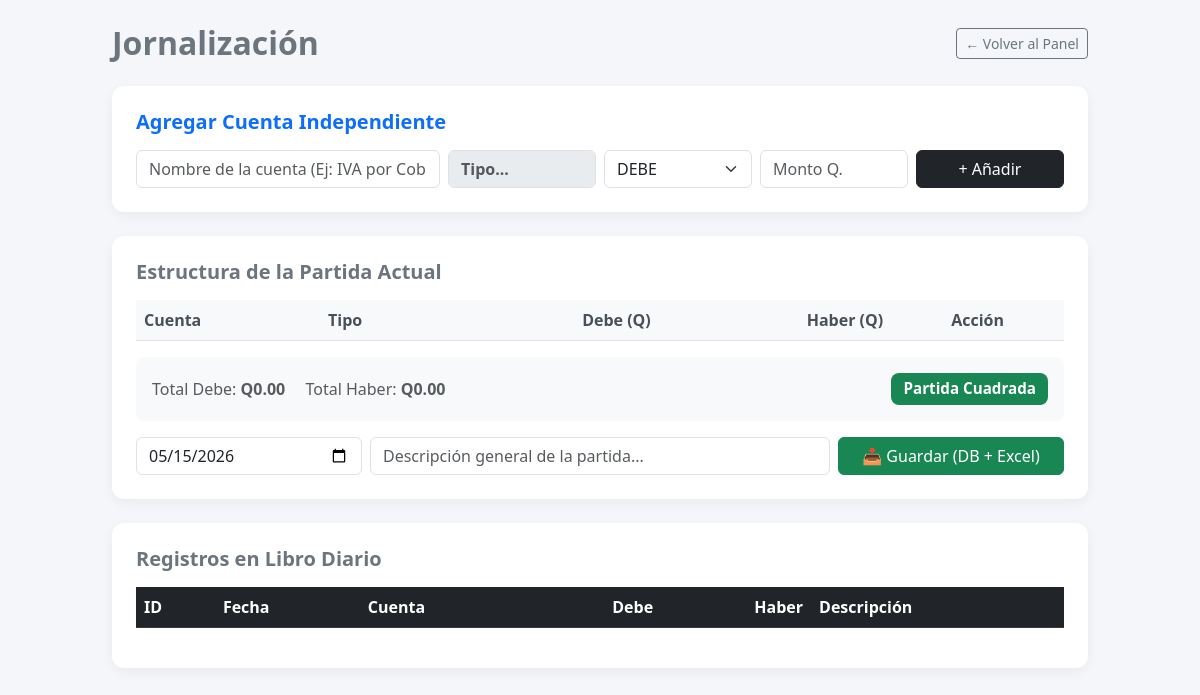
Before: /jornalizacion (signed in) with the older database file.
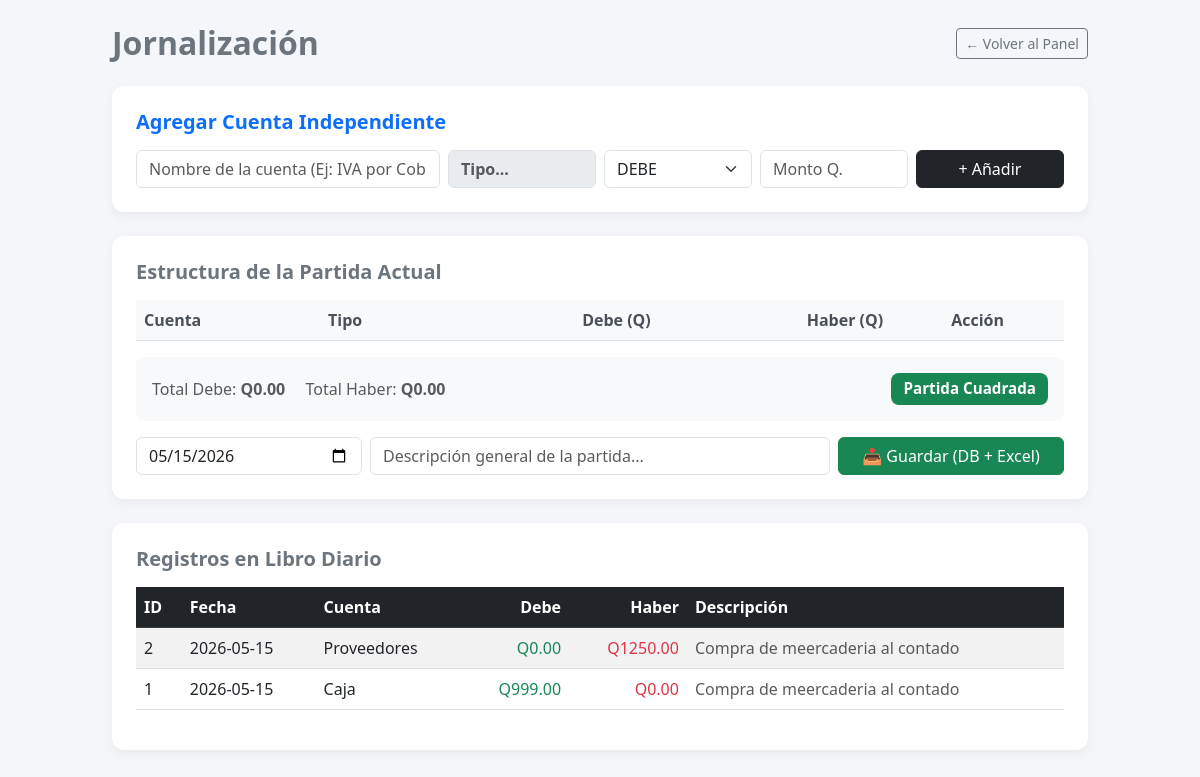
After: the same page with the newer database file.
### tables this page shows
CREATE TABLE jornalizacion (
        id INTEGER PRIMARY KEY AUTOINCREMENT,
        fecha TEXT,
        cuenta TEXT,
        debe REAL,
        haber REAL,
        descripcion TEXT
    );

### app.py (the view, shortened to what this page needs)
@app.route("/jornalizacion", methods=["GET", "POST"])
def jornalizacion():
    if "user" not in session: return redirect("/")
    conn = conectar()
    cursor = conn.cursor()
    cursor.execute("SELECT * FROM jornalizacion ORDER BY id DESC")
    filas_raw = cursor.fetchall()
    conn.close()
    datos = []
    for fila in filas_raw:
        id_reg = fila[0]
        fecha = fila[1]
        cuenta = fila[2] or ""
        debe = fila[3]
        haber = fila[4]
        descripcion = fila[5] or ""
        try:
            cuenta_limpia = cuenta.encode('latin1').decode('utf-8')
        except:
            try:
                cuenta_limpia = cuenta.encode('raw_unicode_escape').decode('utf-8')
            except:
                cuenta_limpia = cuenta
        try:
            desc_limpia = descripcion.encode('latin1').decode('utf-8')
        except:
            try:
                desc_limpia = descripcion.encode('raw_unicode_escape').decode('utf-8')
            except:
                desc_limpia = descripcion
        datos.append([id_reg, fecha, cuenta_limpia, debe, haber, desc_limpia])
    cuentas_para_lista = obtener_datos_csv()
    nombres_cuentas = [c['nombre'] for c in cuentas_para_lista] if cuentas_para_lista else []
    return render_template("jornalizacion.html", datos=datos, lista_nombres=nombres_cuentas)

### app.py (called while the page is built)
def conectar():
    conn = sqlite3.connect("database.db")
    conn.row_factory = sqlite3.Row
    return conn

### templates/jornalizacion.html (shortened to what the changed rows need)
<!DOCTYPE html>
<html lang="es">
<head>
    <link href="https://cdn.jsdelivr.net/npm/bootstrap@5.3.0/dist/css/bootstrap.min.css" rel="stylesheet">
</head>
<body class="p-4">
    <div class="container" style="max-width: 1000px;">
        <div class="d-flex justify-content-between align-items-center mb-4">
            <h2 class="fw-bold m-0 text-secondary">Jornalización</h2>
        </div>
        <div class="card card-minimal p-4 mb-4">
            <table class="table table-sm-custom align-middle" id="tabla_temporal">
                <thead>
                    <tr>
                        <th>Cuenta</th>
                        <th>Tipo</th>
                        <th class="text-end">Debe (Q)</th>
                        <th class="text-end">Haber (Q)</th>
                        <th class="text-center">Acción</th>
                    </tr>
                </thead>
            </table>
        </div>
        <div class="card card-minimal p-4">
            <table class="table table-striped table-hover">
                <thead class="table-dark">
                    <tr>
                        <th>ID</th>
                        <th>Fecha</th>
                        <th>Cuenta</th>
                        <th class="text-end">Debe</th>
                        <th class="text-end">Haber</th>
                        <th>Descripción</th>
                    </tr>
                </thead>
                <tbody>
                    {% for fila in datos %}
                    <tr>
                        <td>{{ fila[0] }}</td>
                        <td>{{ fila[1] }}</td>
                        <td>{{ fila[2] }}</td>
                        <td class="text-end text-success">Q{{ "%.2f"|format(fila[3]) }}</td>
                        <td class="text-end text-danger">Q{{ "%.2f"|format(fila[4]) }}</td>
                        <td class="text-muted">{{ fila[5] }}</td>
                    </tr>
                    {% endfor %}
                </tbody>
            </table>
        </div>
    </div>
</body>
</html>

Changed rows visible on the page:
added jornalizacion: id "2", fecha "2026-05-15", cuenta "Proveedores", debe "0.00", haber "1250.00", descripcion "Compra de meercaderia al contado"
added jornalizacion: id "1", fecha "2026-05-15", cuenta "Caja", debe "999.00", haber "0.00", descripcion "Compra de meercaderia al contado"
